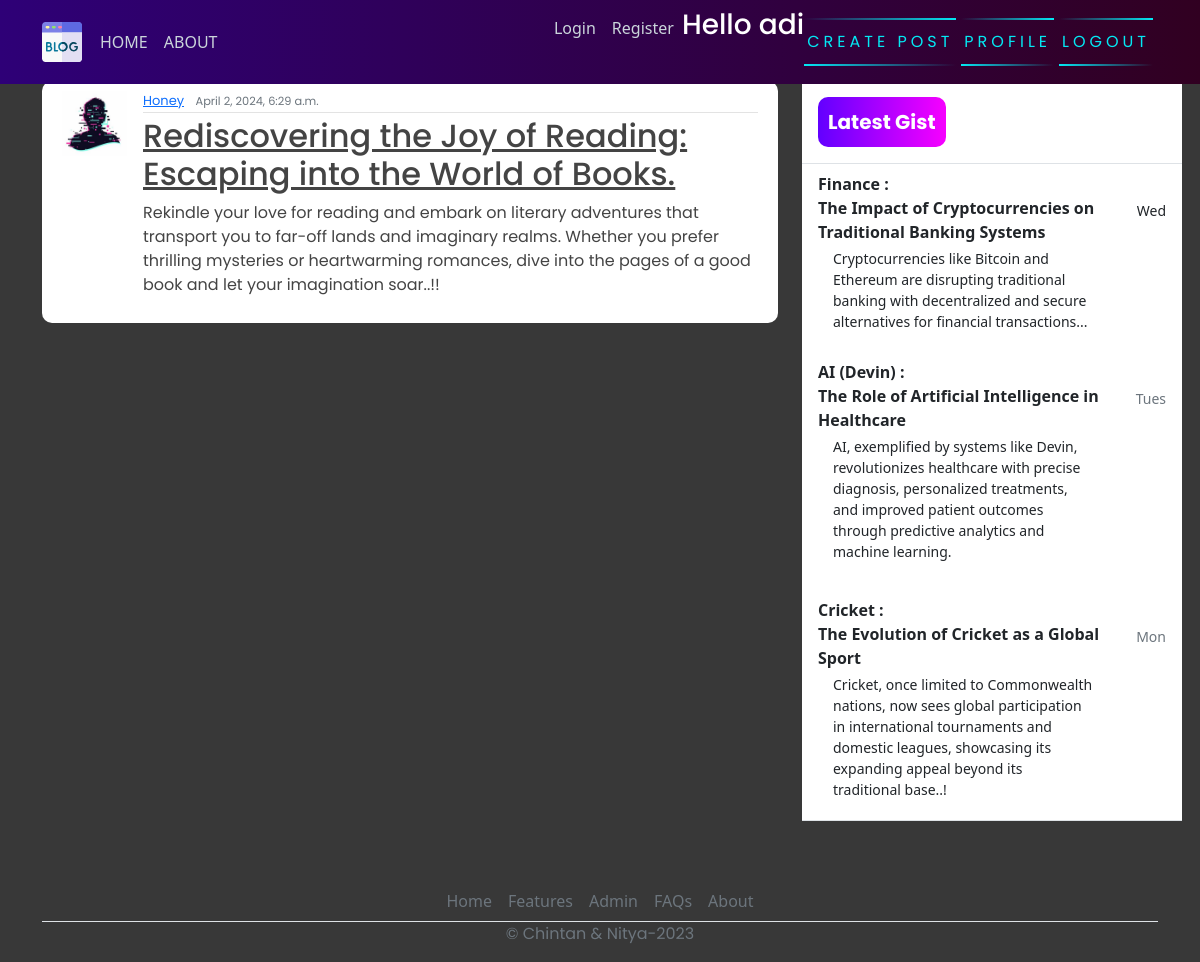
The app's page /post/11/ (signed in) with its own data.
### blog/models.py (models this page shows, shortened)
class Post(models.Model):
    title=models.CharField(max_length=200)
    content=models.TextField()
    date_posted=models.DateTimeField(default=timezone.now)
    author= models.ForeignKey(User, on_delete=models.CASCADE)

### users/models.py (models this page shows, shortened)
class Profile(models.Model):
    user = models.OneToOneField(User, on_delete=models.CASCADE)
    image = models.ImageField(default='default.jpg', upload_to='profile_pics')

### blog/views.py (the view)
# urls.py: path('post/<int:pk>/', PostDetailView.as_view(), name="blog-detail"),
class PostDetailView(LoginRequiredMixin, DetailView):
    model = Post

### blog/templates/blog/post_detail.html (shortened to what this page needs)
{% extends 'blog/base.html' %}
{% block content %}
        <article class="media content-section">
            <img class="rounded-cirlce article-img" src="{{ object.author.profile.image.url }}" alt="">
            <div class="media-body">
              <div class="article-metadata">
                <a class="mr-2" href="#">{{ object.author }}</a>
                <small class="text-muted">{{ object.date_posted }}</small> <br>
              </div>
              <h2><a class="article-title" href="#">{{ object.title }}</a></h2>
              <p class="article-content">{{ object.content }}</p>
            </div>
            <br>
          </article>
{% endblock content %}

### blog/templates/blog/base.html (shortened to what this page needs)
{% load static %}
<!DOCTYPE html>
<html>
<head>
    <link rel="stylesheet" href="https://maxcdn.bootstrapcdn.com/bootstrap/4.0.0/css/bootstrap.min.css">
    <link href="https://cdn.jsdelivr.net/npm/bootstrap@5.0.2/dist/css/bootstrap.min.css" rel="stylesheet">
    <link rel="stylesheet" href="{% static 'blog/main.css' %}">
</head>
<body>
    <header class="site-header">
      <nav class="navbar navbar-expand-md navbar-dark bg-steel fixed-top">
        <div class="container">
          <div class="collapse navbar-collapse" id="navbarToggle">
            <div class="navbar-nav mr-auto">
                {% if user.is_authenticated %}
              <a class="nav-item nav-link" href="{% url 'blog-home' %}">HOME</a>
              <a class="nav-item nav-link" href="{% url 'blog-about' %}">ABOUT</a>
            </div>
            <div class="navbar-nav">
              <a class="nav-item nav-link" href="{% url 'login' %}">Login</a>
              <a class="nav-item nav-link" href="{% url 'register' %}">Register</a>
               <h3 style="color: white;">Hello {{request.user}}</h3>
                <a href="{% url 'blog-new' %}" id="auth-links">
                <span></span>
                <span></span>
                Create Post
            </a>
                <a href="{% url 'profile' %}" id="auth-links">
                <span></span>
                <span></span>
                Profile
            </a>
                <a href="{% url 'logout' %}" id="auth-links">
                <span></span>
                <span></span>
                Logout
            </a>
                {% endif %}
            </div>
          </div>
        </div>
      </nav>
    </header>
    <main role="main" class="container">
      <div class="row">
          <div class="col-md-8">
          </div>
        <div class="col-md-8">
           {% block content %}{% endblock %}
        </div>
        <div class="col-md-4">
          <div class="content-sectionw">
            <div class="d-flex flex-column align-items-stretch flex-shrink-0 bg-white" style="width: 380px;" style="padding-top: 120px;">
                <a id="list-group" style="text-decoration: none;" href="" class="d-flex align-items-center flex-shrink-0 p-3 link-dark text-decoration-none border-bottom">
                  <span class="fs-5 fw-semibold" id="gist-btn">Latest Gist</span>
                </a>
                <div class="list-group list-group-flush border-bottom scrollarea">
                  <a href="#" class="list-group-item list-group-item-action  lh-tight" aria-current="true">
                    <div class="d-flex w-100 align-items-center justify-content-between">
                      <strong class="mb-1">Finance : <br>
                        The Impact of Cryptocurrencies on Traditional Banking Systems
                    </strong>
                      <small>Wed</small>
                    </div>
                    <div class="col-10 mb-1 small">Cryptocurrencies like Bitcoin and Ethereum are disrupting traditional banking with
                      decentralized and secure alternatives for financial transactions...
                    </div>
                  </a>
                  <a href="#" class="list-group-item list-group-item-action py-3 lh-tight">
                    <div class="d-flex w-100 align-items-center justify-content-between">
                      <strong class="mb-1">AI (Devin) :<br>
                        The Role of Artificial Intelligence in Healthcare
                        </strong>
                      <small class="text-muted">Tues</small>
                    </div>
                    <div class="col-10 mb-1 small">
                      AI, exemplified by systems like Devin, revolutionizes healthcare with precise diagnosis, personalized treatments, and
                      improved patient outcomes through predictive analytics and machine learning.</div>
                  </a>
                  <a href="#" class="list-group-item list-group-item-action py-3 lh-tight">
                    <div class="d-flex w-100 align-items-center justify-content-between">
                      <strong class="mb-1">Cricket :<br>
                        The Evolution of Cricket as a Global Sport
                        </strong>
                      <small class="text-muted">Mon</small>
                    </div>
                    <div class="col-10 mb-1 small">Cricket, once limited to Commonwealth nations, now sees global participation in international tournaments
                       and domestic leagues, showcasing its expanding appeal beyond its traditional base..!</div>
                  </a>
                </div>
              </div>
          </div>
        </div>
      </div>
        <footer class="" >
          <ul class="nav justify-content-center border-bottom"  style="margin-top: 60px;">
            <li class="nav-item"><a href="#" class="nav-link px-2 text-muted">Home</a></li>
            <li class="nav-item"><a href="#" class="nav-link px-2 text-muted">Features</a></li>
            <li class="nav-item"><a href="admin/" class="nav-link px-2 text-muted">Admin</a></li>
            <li class="nav-item"><a href="#" class="nav-link px-2 text-muted">FAQs</a></li>
            <li class="nav-item"><a href="#" class="nav-link px-2 text-muted">About</a></li>
          </ul>
          <p class="text-center text-muted">&copy; Chintan & Nitya-2023</p>
        </footer>
    </main>
</body>
</html>

### blog/static/blog/main.css (style rules this page uses)
body { background-color: rgb(56, 56, 56); margin-top: 5rem; background-size: contain; background-repeat: no-repeat; }
h1, h2, h3, h4, h5, h6, p { color: #444444; font-family: 'Poppins', sans-serif; }
ul { margin: 0; }
.bg-steel { background: linear-gradient(270deg, rgb(49, 0, 33) 0%, rgb(46, 0, 119) 100%); }
.site-header .navbar-nav .nav-link { color: #cbd5db; }
.content-section { background: #ffffff; padding: 10px 20px; border-radius: 10px; margin-bottom: 20px; }
.article-title { color: #444444; }
.article-content { white-space: pre-line; }
.article-img { height: 65px; width: 65px; margin-right: 16px; }
.article-metadata { font-family: 'Poppins', sans-serif; padding-bottom: 1px; margin-bottom: 4px; font-size: 13px; border-bottom: 1px solid #e3e3e3 }
svg { width: 50px; height: 50px; }
#auth-links { font-family: 'Poppins', sans-serif; position: relative; display: inline-block; padding: 12px 3px; margin: 10px 0; color: #03e9f4; text-decoration: none; text-transform: uppercase; transition: 0.5s; letter-spacing: 4px; overflow: hidden; margin-right: 5px; }
#auth-links span { position: absolute; display: block; }
#auth-links span:nth-child(1) { top: 0; left: 0; width: 100%; height: 2px; background: linear-gradient(90deg,transparent,#03e9f4); animation: animate1 1s linear infinite; }
#auth-links span:nth-child(3) { bottom: 0; right: 0; width: 100%; height: 2px; background: linear-gradient(270deg,transparent,#03e9f4); animation: animate3 1s linear infinite; animation-delay: 0.50s; }
#gist-btn { color: black; background: linear-gradient(270deg, rgb(247, 0, 255) 0%, rgb(98, 0, 255) 100%); padding: 10px; color: white; font-family: 'Poppins', sans-serif; font-weight: bold; border-radius: 10px; }

### records on screen
Post: author.profile.image (placeholder picture), author "Honey", date_posted "April 2, 2024, 6:29 a.m.", title "Rediscovering the Joy of Reading: Escaping into the World of Books.", content "Rekindle your love for reading and embark on literary adventures that transport you to far-off lands and imaginary realms. Whether you prefer thrilling mysteries or heartwarming romances, dive into the pages of a good book and let your imagination soar..!!"

### other values on screen
{{ request.user }} "adi"
